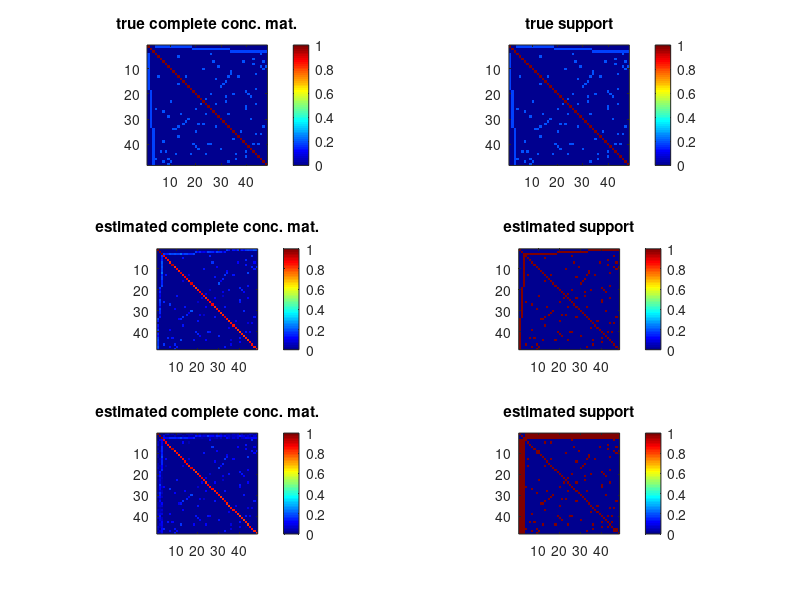

This chart was generated by the following MATLAB code:
clear all; clc; 
load('TOY_DISJOINT.mat');

figure(1);clf;
subplot(3,2,1)
imagesc(abs(Dfull));
pbaspect([1 1 1]);
title('true complete conc. mat.');
colorbar
subplot(3,2,2)
imagesc(abs(Dfull));
pbaspect([1 1 1]);
title('true support');
colorbar
subplot(3,2,3)
imagesc(abs(Dfin).*(abs(Dfin)>THRESH));
pbaspect([1 1 1]);
title('estimated complete conc. mat.');
colorbar
subplot(3,2,4)
imagesc(abs(Dfin)>THRESH);
pbaspect([1 1 1]);
title('estimated support');
colorbar
subplot(3,2,5)
imagesc(abs(Dfin_tr).*(abs(Dfin_tr)>THRESH));
pbaspect([1 1 1]);
title('estimated complete conc. mat.');
colorbar
subplot(3,2,6)
imagesc(abs(Dfin_tr)>THRESH);
pbaspect([1 1 1]);
title('estimated support');
colorbar
colormap jet
